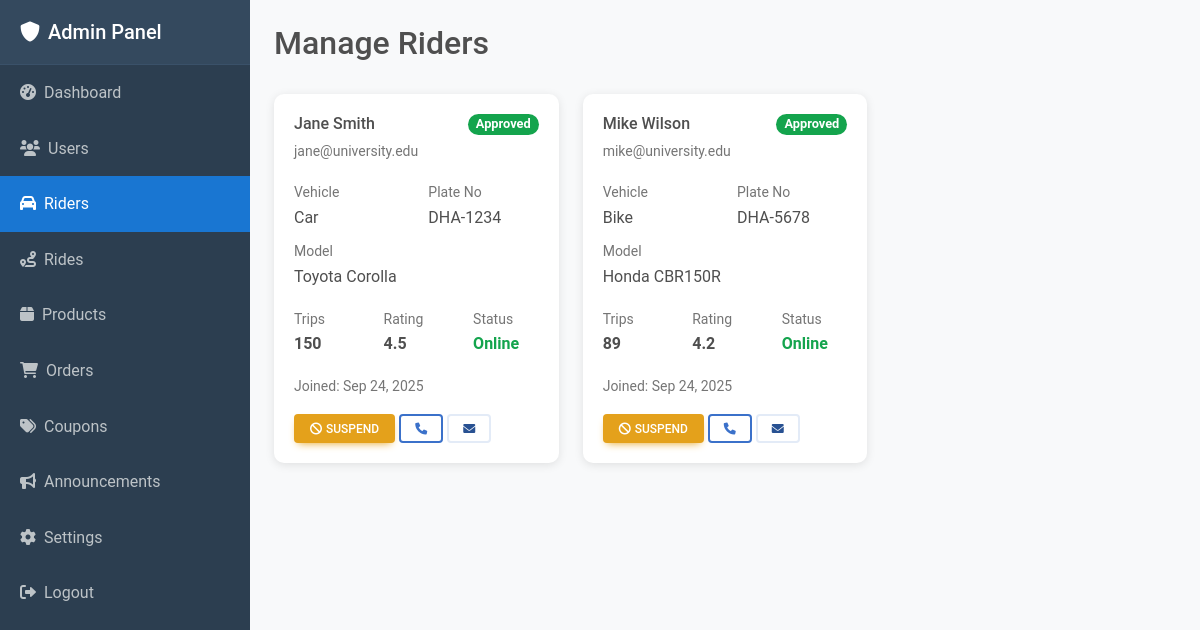
Page /admin/riders.php (signed in) on the committed database.
### tables this page shows
CREATE TABLE riders (
    id INT AUTO_INCREMENT PRIMARY KEY,
    user_id INT NOT NULL,
    vehicle_type ENUM('car', 'bike', 'rickshaw', 'cng') NOT NULL,
    brand VARCHAR(50),
    model VARCHAR(50),
    plate_no VARCHAR(20) NOT NULL,
    license_no VARCHAR(50),
    status ENUM('pending', 'approved', 'rejected', 'suspended') DEFAULT 'pending',
    is_online BOOLEAN DEFAULT FALSE,
    current_lat DECIMAL(10, 8),
    current_lng DECIMAL(11, 8),
    last_location_update TIMESTAMP DEFAULT CURRENT_TIMESTAMP,
    rating DECIMAL(3, 2) DEFAULT 0.00,
    total_trips INT DEFAULT 0,
    total_earnings DECIMAL(10, 2) DEFAULT 0.00,
    created_at TIMESTAMP DEFAULT CURRENT_TIMESTAMP,
    FOREIGN KEY (user_id) REFERENCES users(id) ON DELETE CASCADE
);

CREATE TABLE users (
    id INT AUTO_INCREMENT PRIMARY KEY,
    name VARCHAR(100) NOT NULL,
    email VARCHAR(100) UNIQUE NOT NULL,
    password_hash VARCHAR(255) NOT NULL,
    role ENUM('user', 'rider') DEFAULT 'user',
    verified BOOLEAN DEFAULT FALSE,
    verification_token VARCHAR(255),
    reset_token VARCHAR(255),
    reset_expires DATETIME,
    profile_image VARCHAR(255),
    date_of_birth DATE,
    gender ENUM('male', 'female', 'other'),
    phone VARCHAR(20),
    address TEXT,
    created_at TIMESTAMP DEFAULT CURRENT_TIMESTAMP,
    updated_at TIMESTAMP DEFAULT CURRENT_TIMESTAMP ON UPDATE CURRENT_TIMESTAMP
);

### admin/riders.php (the view, shortened to what this page needs)
<?php
$db = getDB();
$stmt = $db->query("
    SELECT r.*, u.name, u.email, u.phone, u.created_at as user_created
    FROM riders r
    JOIN users u ON r.user_id = u.id
    ORDER BY r.created_at DESC
");
$riders = $stmt->fetchAll(PDO::FETCH_ASSOC);
?>
<!DOCTYPE html>
<html lang="en">
<head>
    <link href="https://cdnjs.cloudflare.com/ajax/libs/mdb-ui-kit/6.4.2/mdb.min.css" rel="stylesheet">
    <link href="https://cdnjs.cloudflare.com/ajax/libs/font-awesome/6.0.0/css/all.min.css" rel="stylesheet">
</head>
<body>
    <div class="admin-sidebar">
        <div class="sidebar-header">
            <h5 class="mb-0">
                <i class="fas fa-shield-alt me-2"></i>Admin Panel
            </h5>
        </div>
        <ul class="sidebar-menu">
            <li><a href="index.php">
                <i class="fas fa-tachometer-alt me-2"></i>Dashboard
            </a></li>
            <li><a href="users.php">
                <i class="fas fa-users me-2"></i>Users
            </a></li>
            <li><a href="riders.php" class="active">
                <i class="fas fa-car me-2"></i>Riders
            </a></li>
            <li><a href="rides.php">
                <i class="fas fa-route me-2"></i>Rides
            </a></li>
            <li><a href="products.php">
                <i class="fas fa-box me-2"></i>Products
            </a></li>
            <li><a href="orders.php">
                <i class="fas fa-shopping-cart me-2"></i>Orders
            </a></li>
            <li><a href="coupons.php">
                <i class="fas fa-tags me-2"></i>Coupons
            </a></li>
            <li><a href="announcements.php">
                <i class="fas fa-bullhorn me-2"></i>Announcements
            </a></li>
            <li><a href="settings.php">
                <i class="fas fa-cog me-2"></i>Settings
            </a></li>
            <li><a href="logout.php">
                <i class="fas fa-sign-out-alt me-2"></i>Logout
            </a></li>
        </ul>
    </div>
    <div class="admin-content">
        <div class="container-fluid p-4">
            <div class="d-flex justify-content-between align-items-center mb-4">
                <h2>Manage Riders</h2>
            </div>
            <div class="row">
                <?php foreach ($riders as $rider): ?>
                    <div class="col-lg-6 col-xl-4">
                        <div class="rider-card">
                            <div class="d-flex justify-content-between align-items-start mb-3">
                                <div>
                                    <h6 class="mb-1"><?php echo htmlspecialchars($rider['name']); ?></h6>
                                    <small class="text-muted"><?php echo htmlspecialchars($rider['email']); ?></small>
                                </div>
                                <span class="badge bg-<?php
                                    echo match($rider['status']) {
                                        'pending' => 'warning',
                                        'approved' => 'success',
                                        'rejected' => 'danger',
                                        'suspended' => 'secondary',
                                        default => 'secondary'
                                    };
                                ?> status-badge">
                                    <?php echo ucfirst($rider['status']); ?>
                                </span>
                            </div>
                            <div class="mb-3">
                                <div class="row">
                                    <div class="col-6">
                                        <small class="text-muted">Vehicle</small>
                                        <div><?php echo ucfirst($rider['vehicle_type']); ?></div>
                                    </div>
                                    <div class="col-6">
                                        <small class="text-muted">Plate No</small>
                                        <div><?php echo htmlspecialchars($rider['plate_no']); ?></div>
                                    </div>
                                </div>
                                <?php if ($rider['brand'] && $rider['model']): ?>
                                    <div class="mt-2">
                                        <small class="text-muted">Model</small>
                                        <div><?php echo htmlspecialchars($rider['brand'] . ' ' . $rider['model']); ?></div>
                                    </div>
                                <?php endif; ?>
                            </div>
                            <div class="mb-3">
                                <div class="row">
                                    <div class="col-4">
                                        <small class="text-muted">Trips</small>
                                        <div class="fw-bold"><?php echo $rider['total_trips']; ?></div>
                                    </div>
                                    <div class="col-4">
                                        <small class="text-muted">Rating</small>
                                        <div class="fw-bold"><?php echo number_format($rider['rating'], 1); ?></div>
                                    </div>
                                    <div class="col-4">
                                        <small class="text-muted">Status</small>
                                        <div class="fw-bold">
                                            <?php if ($rider['is_online']): ?>
                                                <span class="text-success">Online</span>
                                            <?php else: ?>
                                                <span class="text-muted">Offline</span>
                                            <?php endif; ?>
                                        </div>
                                    </div>
                                </div>
                            </div>
                            <div class="text-muted mb-3">
                                <small>Joined: <?php echo date('M j, Y', strtotime($rider['created_at'])); ?></small>
                            </div>
                            <div class="d-flex gap-1 flex-wrap">
                                <?php if ($rider['status'] == 'pending'): ?>
                                    <a href="?action=approve&id=<?php echo $rider['id']; ?>"
                                       class="btn btn-success btn-sm"
                                       onclick="return confirm('Approve this rider?')">
                                        <i class="fas fa-check me-1"></i>Approve
                                    </a>
                                    <a href="?action=reject&id=<?php echo $rider['id']; ?>"
                                       class="btn btn-danger btn-sm"
                                       onclick="return confirm('Reject this rider?')">
                                        <i class="fas fa-times me-1"></i>Reject
                                    </a>
                                <?php elseif ($rider['status'] == 'approved'): ?>
                                    <a href="?action=suspend&id=<?php echo $rider['id']; ?>"
                                       class="btn btn-warning btn-sm"
                                       onclick="return confirm('Suspend this rider?')">
                                        <i class="fas fa-ban me-1"></i>Suspend
                                    </a>
                                <?php endif; ?>
                                <a href="tel:<?php echo $rider['phone']; ?>" class="btn btn-outline-primary btn-sm">
                                    <i class="fas fa-phone"></i>
                                </a>
                                <a href="mailto:<?php echo $rider['email']; ?>" class="btn btn-outline-secondary btn-sm">
                                    <i class="fas fa-envelope"></i>
                                </a>
                            </div>
                        </div>
                    </div>
                <?php endforeach; ?>
            </div>
        </div>
    </div>
</body>
</html>

### admin/riders.php (style rules this page uses)
:root { --primary-color: #1976d2; --sidebar-width: 250px; }
.admin-sidebar { position: fixed; top: 0; left: 0; width: var(--sidebar-width); height: 100vh; background: #2c3e50; color: white; z-index: 1000; overflow-y: auto; }
.admin-content { margin-left: var(--sidebar-width); min-height: 100vh; background: #f8f9fa; }
.sidebar-header { padding: 20px; background: #34495e; border-bottom: 1px solid #3a5169; }
.sidebar-menu { list-style: none; padding: 0; margin: 0; }
.sidebar-menu li a { display: block; padding: 15px 20px; color: #bdc3c7; text-decoration: none; transition: all 0.3s ease; }
.sidebar-menu li a:hover, .sidebar-menu li a.active { background: var(--primary-color); color: white; }
.rider-card { background: white; border-radius: 10px; padding: 20px; margin-bottom: 15px; box-shadow: 0 2px 10px rgba(0,0,0,0.1); }
.status-badge { font-size: 0.8rem; padding: 4px 8px; border-radius: 12px; }

### rows in the picture
riders: user.name "Jane Smith", user.email "jane@university.edu", status "Approved", vehicle_type "Car", plate_no "DHA-1234", brand+model "Toyota Corolla", total_trips "150", rating "4.5", is_online "Online", created_at "Sep 24, 2025"
riders: user.name "Mike Wilson", user.email "mike@university.edu", status "Approved", vehicle_type "Bike", plate_no "DHA-5678", brand+model "Honda CBR150R", total_trips "89", rating "4.2", is_online "Online", created_at "Sep 24, 2025"
